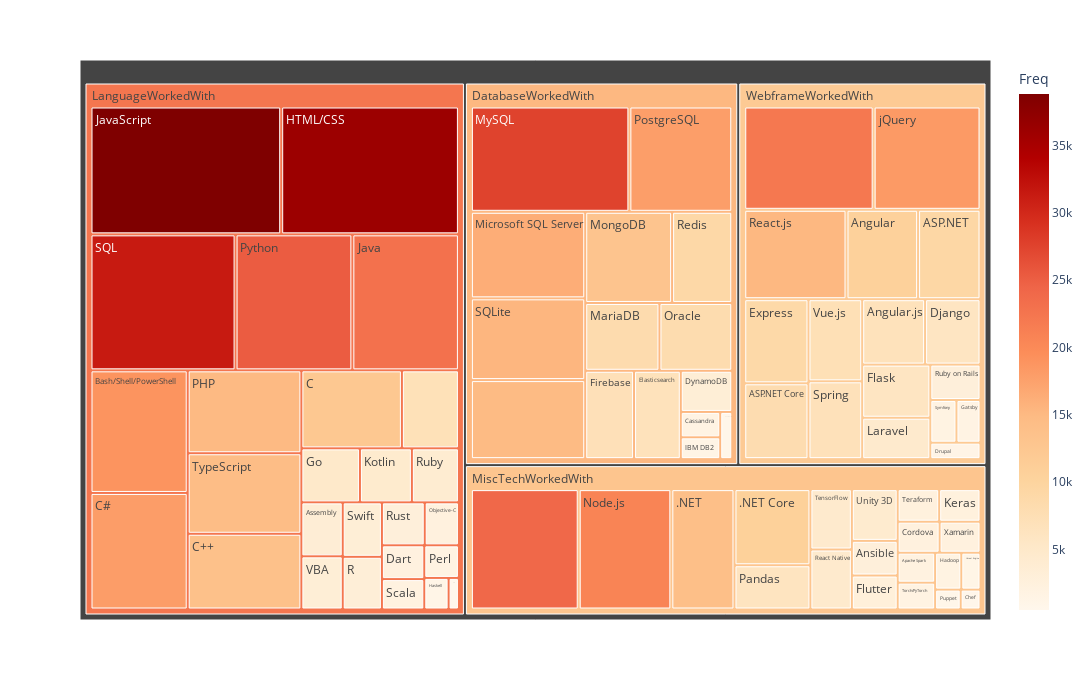

Notebook code cell kept with this figure:
### Code cell
fig =px.treemap(skill_freq, path = ['Group', 'Skill'], values='Freq', color_continuous_scale='orrd', color='Freq')
fig.update_layout(width=1400, height=700)

### Figure 1 — Plotly figure (JSON) as saved in the notebook; plotly's stock layout.template omitted (floating-point values rounded to 4 significant figures)
{"data": [{"branchvalues": "total", "customdata": [[14924], [7083], [24147], [22182], [14144], [10755], [9258], [8082], [10617], [6826], [2955], [2089], [3553], [18980], [12487], [18041], [13707], [1654], [733], [2419], [937], [2280], [6014], [1369], [3497], [6817], [8961], [7128], [6005], [2897], [1703], [5038], [36181], [1798], [1222], [1421], [23074], [38822], [519], [2504], [4468], [4680], [8312], [16336], [13086], [27559], [20741], [2340], [8155], [15007], [6253], [1796], [17892], [945], [25287], [3288], [4626], [15167], [9056], [4046], [2944], [2929], [31413], [15434], [2052], [6941], [3397], [1851], [4652], [2518], [1872], [14578], [4413], [1316], [3499], [7322], [2357], [18316], [15190.0], [22470.0], [13020.0], [12020.0]], "domain": {"x": [0, 1], "y": [0, 1]}, "hovertemplate": "labels=%{label}<br>Freq_sum=%{value}<br>parent=%{parent}<br>id=%{id}<br>Freq=%{color}<extra></extra>", "ids": ["DatabaseWorkedWith/", "LanguageWorkedWith/", "MiscTechWorkedWith/", "WebframeWorkedWith/", "MiscTechWorkedWith/.NET", "MiscTechWorkedWith/.NET Core", "WebframeWorkedWith/ASP.NET", "WebframeWorkedWith/ASP.NET Core", "WebframeWorkedWith/Angular", "WebframeWorkedWith/Angular.js", "MiscTechWorkedWith/Ansible", "MiscTechWorkedWith/Apache Spark", "LanguageWorkedWith/Assembly", "LanguageWorkedWith/Bash/Shell/PowerShell", "LanguageWorkedWith/C", "LanguageWorkedWith/C#", "LanguageWorkedWith/C++", "DatabaseWorkedWith/Cassandra", "MiscTechWorkedWith/Chef", "MiscTechWorkedWith/Cordova", "DatabaseWorkedWith/Couchbase", "LanguageWorkedWith/Dart", "WebframeWorkedWith/Django", "WebframeWorkedWith/Drupal", "DatabaseWorkedWith/DynamoDB", "DatabaseWorkedWith/Elasticsearch", "WebframeWorkedWith/Express", "DatabaseWorkedWith/Firebase", "WebframeWorkedWith/Flask", "MiscTechWorkedWith/Flutter", "WebframeWorkedWith/Gatsby", "LanguageWorkedWith/Go", "LanguageWorkedWith/HTML/CSS", "MiscTechWorkedWith/Hadoop", "LanguageWorkedWith/Haskell", "DatabaseWorkedWith/IBM DB2", "LanguageWorkedWith/Java", "LanguageWorkedWith/JavaScript", "LanguageWorkedWith/Julia", "MiscTechWorkedWith/Keras", "LanguageWorkedWith/Kotlin", "WebframeWorkedWith/Laravel", "DatabaseWorkedWith/MariaDB", "DatabaseWorkedWith/Microsoft SQL Server", "DatabaseWorkedWith/MongoDB", "DatabaseWorkedWith/MySQL", "MiscTechWorkedWith/Node.js", "LanguageWorkedWith/Objective-C", "DatabaseWorkedWith/Oracle", "LanguageWorkedWith/PHP", "MiscTechWorkedWith/Pandas", "LanguageWorkedWith/Perl", "DatabaseWorkedWith/PostgreSQL", "MiscTechWorkedWith/Puppet", "LanguageWorkedWith/Python", "LanguageWorkedWith/R", "MiscTechWorkedWith/React Native", "WebframeWorkedWith/React.js", "DatabaseWorkedWith/Redis", "LanguageWorkedWith/Ruby", "WebframeWorkedWith/Ruby on Rails", "LanguageWorkedWith/Rust", "LanguageWorkedWith/SQL", "DatabaseWorkedWith/SQLite", "LanguageWorkedWith/Scala", "WebframeWorkedWith/Spring", "LanguageWorkedWith/Swift", "WebframeWorkedWith/Symfony", "MiscTechWorkedWith/TensorFlow", "MiscTechWorkedWith/Teraform", "MiscTechWorkedWith/Torch/PyTorch", "LanguageWorkedWith/TypeScript", "MiscTechWorkedWith/Unity 3D", "MiscTechWorkedWith/Unreal Engine", "LanguageWorkedWith/VBA", "WebframeWorkedWith/Vue.js", "MiscTechWorkedWith/Xamarin", "WebframeWorkedWith/jQuery", "DatabaseWorkedWith", "LanguageWorkedWith", "MiscTechWorkedWith", "WebframeWorkedWith"], "labels": ["", "", "", "", ".NET", ".NET Core", "ASP.NET", "ASP.NET Core", "Angular", "Angular.js", "Ansible", "Apache Spark", "Assembly", "Bash/Shell/PowerShell", "C", "C#", "C++", "Cassandra", "Chef", "Cordova", "Couchbase", "Dart", "Django", "Drupal", "DynamoDB", "Elasticsearch", "Express", "Firebase", "Flask", "Flutter", "Gatsby", "Go", "HTML/CSS", "Hadoop", "Haskell", "IBM DB2", "Java", "JavaScript", "Julia", "Keras", "Kotlin", "Laravel", "MariaDB", "Microsoft SQL Server", "MongoDB", "MySQL", "Node.js", "Objective-C", "Oracle", "PHP", "Pandas", "Perl", "PostgreSQL", "Puppet", "Python", "R", "React Native", "React.js", "Redis", "Ruby", "Ruby on Rails", "Rust", "SQL", "SQLite", "Scala", "Spring", "Swift", "Symfony", "TensorFlow", "Teraform", "Torch/PyTorch", "TypeScript", "Unity 3D", "Unreal Engine", "VBA", "Vue.js", "Xamarin", "jQuery", "DatabaseWorkedWith", "LanguageWorkedWith", "MiscTechWorkedWith", "WebframeWorkedWith"], "marker": {"coloraxis": "coloraxis", "colors": [14924, 7083, 24147, 22182, 14144, 10755, 9258, 8082, 10617, 6826, 2955, 2089, 3553, 18980, 12487, 18041, 13707, 1654, 733, 2419, 937, 2280, 6014, 1369, 3497, 6817, 8961, 7128, 6005, 2897, 1703, 5038, 36181, 1798, 1222, 1421, 23074, 38822, 519, 2504, 4468, 4680, 8312, 16336, 13086, 27559, 20741, 2340, 8155, 15007, 6253, 1796, 17892, 945, 25287, 3288, 4626, 15167, 9056, 4046, 2944, 2929, 31413, 15434, 2052, 6941, 3397, 1851, 4652, 2518, 1872, 14578, 4413, 1316, 3499, 7322, 2357, 18316, 15190.0, 22470.0, 13020.0, 12020.0]}, "name": "", "parents": ["DatabaseWorkedWith", "LanguageWorkedWith", "MiscTechWorkedWith", "WebframeWorkedWith", "MiscTechWorkedWith", "MiscTechWorkedWith", "WebframeWorkedWith", "WebframeWorkedWith", "WebframeWorkedWith", "WebframeWorkedWith", "MiscTechWorkedWith", "MiscTechWorkedWith", "LanguageWorkedWith", "LanguageWorkedWith", "LanguageWorkedWith", "LanguageWorkedWith", "LanguageWorkedWith", "DatabaseWorkedWith", "MiscTechWorkedWith", "MiscTechWorkedWith", "DatabaseWorkedWith", "LanguageWorkedWith", "WebframeWorkedWith", "WebframeWorkedWith", "DatabaseWorkedWith", "DatabaseWorkedWith", "WebframeWorkedWith", "DatabaseWorkedWith", "WebframeWorkedWith", "MiscTechWorkedWith", "WebframeWorkedWith", "LanguageWorkedWith", "LanguageWorkedWith", "MiscTechWorkedWith", "LanguageWorkedWith", "DatabaseWorkedWith", "LanguageWorkedWith", "LanguageWorkedWith", "LanguageWorkedWith", "MiscTechWorkedWith", "LanguageWorkedWith", "WebframeWorkedWith", "DatabaseWorkedWith", "DatabaseWorkedWith", "DatabaseWorkedWith", "DatabaseWorkedWith", "MiscTechWorkedWith", "LanguageWorkedWith", "DatabaseWorkedWith", "LanguageWorkedWith", "MiscTechWorkedWith", "LanguageWorkedWith", "DatabaseWorkedWith", "MiscTechWorkedWith", "LanguageWorkedWith", "LanguageWorkedWith", "MiscTechWorkedWith", "WebframeWorkedWith", "DatabaseWorkedWith", "LanguageWorkedWith", "WebframeWorkedWith", "LanguageWorkedWith", "LanguageWorkedWith", "DatabaseWorkedWith", "LanguageWorkedWith", "WebframeWorkedWith", "LanguageWorkedWith", "WebframeWorkedWith", "MiscTechWorkedWith", "MiscTechWorkedWith", "MiscTechWorkedWith", "LanguageWorkedWith", "MiscTechWorkedWith", "MiscTechWorkedWith", "LanguageWorkedWith", "WebframeWorkedWith", "MiscTechWorkedWith", "WebframeWorkedWith", "", "", "", ""], "type": "treemap", "values": [14924, 7083, 24147, 22182, 14144, 10755, 9258, 8082, 10617, 6826, 2955, 2089, 3553, 18980, 12487, 18041, 13707, 1654, 733, 2419, 937, 2280, 6014, 1369, 3497, 6817, 8961, 7128, 6005, 2897, 1703, 5038, 36181, 1798, 1222, 1421, 23074, 38822, 519, 2504, 4468, 4680, 8312, 16336, 13086, 27559, 20741, 2340, 8155, 15007, 6253, 1796, 17892, 945, 25287, 3288, 4626, 15167, 9056, 4046, 2944, 2929, 31413, 15434, 2052, 6941, 3397, 1851, 4652, 2518, 1872, 14578, 4413, 1316, 3499, 7322, 2357, 18316, 152208, 295087, 114134, 138238]}], "layout": {"coloraxis": {"colorbar": {"title": {"text": "Freq"}}, "colorscale": [[0, "rgb(255,247,236)"], [0.125, "rgb(254,232,200)"], [0.25, "rgb(253,212,158)"], [0.375, "rgb(253,187,132)"], [0.5, "rgb(252,141,89)"], [0.625, "rgb(239,101,72)"], [0.75, "rgb(215,48,31)"], [0.875, "rgb(179,0,0)"], [1, "rgb(127,0,0)"]]}, "height": 700, "legend": {"tracegroupgap": 0}, "margin": {"t": 60}, "width": 1400}}
